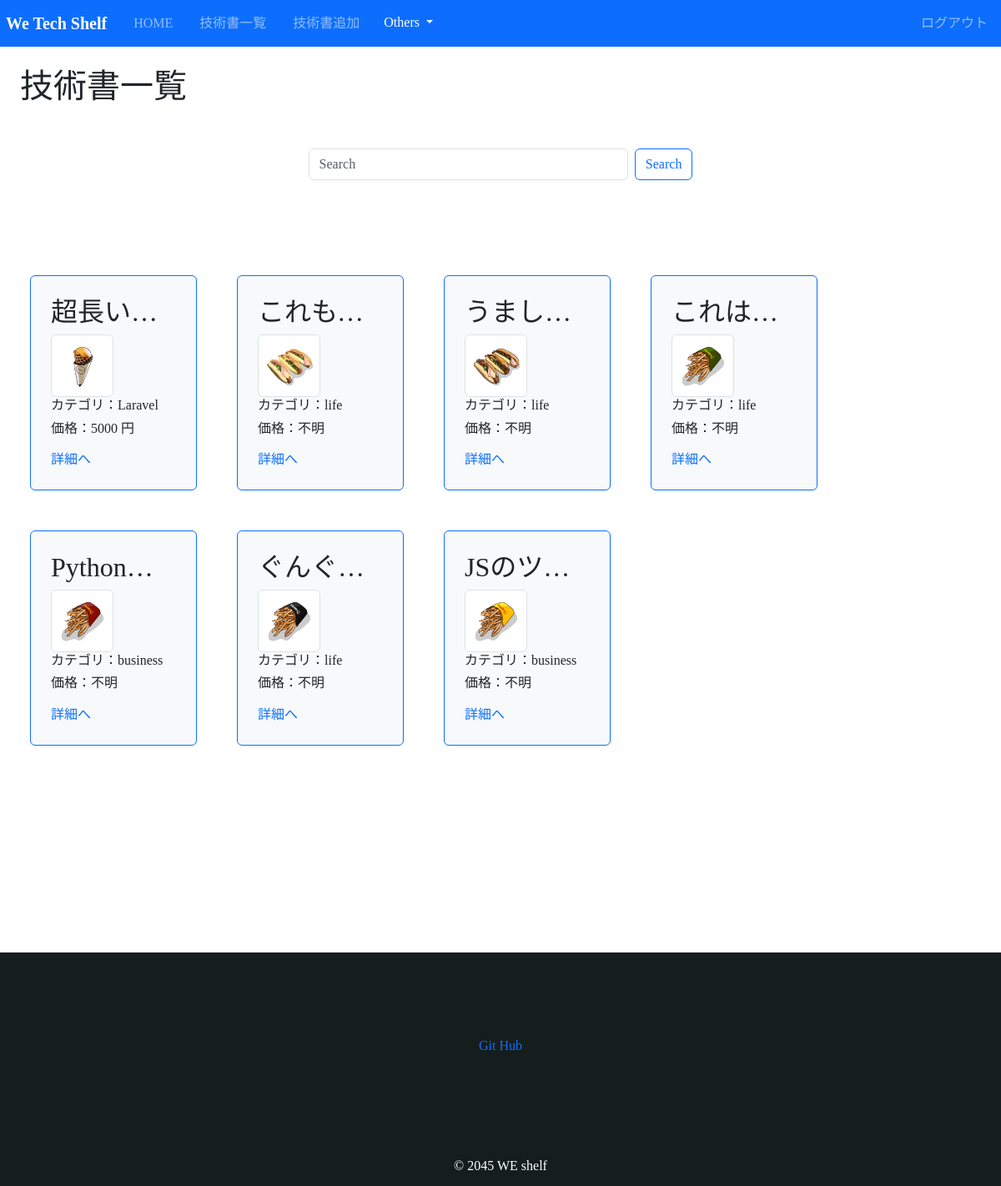
Page /book/ (signed in) on the committed database.
### book/models.py (models this page shows, shortened)
class Book(models.Model):
    title = models.CharField(max_length=100)
    text = models.TextField()
    thumbnail = models.ImageField(null=True, blank=True)
    category = models.CharField(max_length=100, choices=CATEGORY)
    user = models.ForeignKey('auth.User', on_delete=models.CASCADE)
    price = models.IntegerField(null=True, blank=True)
    url = models.URLField(null=True, blank=True)

### book/views.py (the view)
# urls.py: path('book/', views.ListBookView.as_view(), name = 'list-book'),
class ListBookView(LoginRequiredMixin, ListView):                   #database使う時はListViewを使う
    template_name = 'book/book_list.html'
    model = Book                                #model = Book でBookモデルを使うことを指定している
    def get_queryset(self, **kwargs):                    #検索機能（カテゴリもOK+split）
        queryset = super().get_queryset(**kwargs)
        query = self.request.GET
        if q := query.get('q'):
            keywords = q.split()  # スペースでキーワードを分割
            query_filter = Q()
            for keyword in keywords:
                query_filter |= Q(title__icontains=keyword) | Q(category__icontains=keyword)
            queryset = queryset.filter(query_filter)
        return queryset.order_by('-id')

### book/templates/book/book_list.html (shortened to what this page needs)
{% extends 'base.html' %}
{% block h1 %}技術書一覧{% endblock h1 %}
{% block content %}
<div class="search">
    <form class="d-flex" action="{% url 'list-book' %}" method="get">
        <input name="q" class="form-control me-2" type="search" placeholder="Search" aria-label="Search">
        <button class="btn btn-outline-primary" type="submit">Search</button>
    </form>
</div>
<div class="row neworder">
    {% for item in object_list %}
    <div class="p-4 m-4 bg-light border border-primary rounded disp1 item">
        <h2 class="text-dark text-truncate">{{ item.title }}</h2>
        <img src="{{ item.thumbnail.url }}" class="img-thumbnail disp1" alt="thumbnail">
        <h6 >カテゴリ：{{ item.category }}</h6>
        {% if item.price == Null%}
        <h6>価格：不明</h6>
        {% else %}
        <h6>価格：{{ item.price }} 円</h6>
        {% endif %}
        <div class="mt-3">
            <a href="{% url 'detail-book' item.pk %}">詳細へ</a>
        </div>
    </div>
    {% endfor %}
</div>
{% endblock content %}

### book/static/css/style.css (style rules this page uses)
body { font-family:"Yu Gothic", "游ゴシック", YuGothic, "游ゴシック体"; }
a { text-decoration: none; }
.disp1 { width: 50%; height: auto; }
.search { width : 40%; height: auto; margin: 50px auto 90px auto; }
.neworder { width: 100%; height: auto; display: flex; flex-wrap: wrap; }
.item { flex-basis: calc(16% - 5px); width: 200px; height: auto; }

### rows in the picture
Book: title "超長い…", thumbnail (picture), category "Laravel", price "5000"
Book: title "これも…", thumbnail (picture), category "life", shows "価格：不明"
Book: title "うまし…", thumbnail (picture), category "life", shows "価格：不明"
Book: title "これは…", thumbnail (picture), category "life", shows "価格：不明"
Book: title "Python…", thumbnail (picture), category "business", shows "価格：不明"
Book: title "ぐんぐ…", thumbnail (picture), category "life", shows "価格：不明"
Book: title "JSのツ…", thumbnail (picture), category "business", shows "価格：不明"
